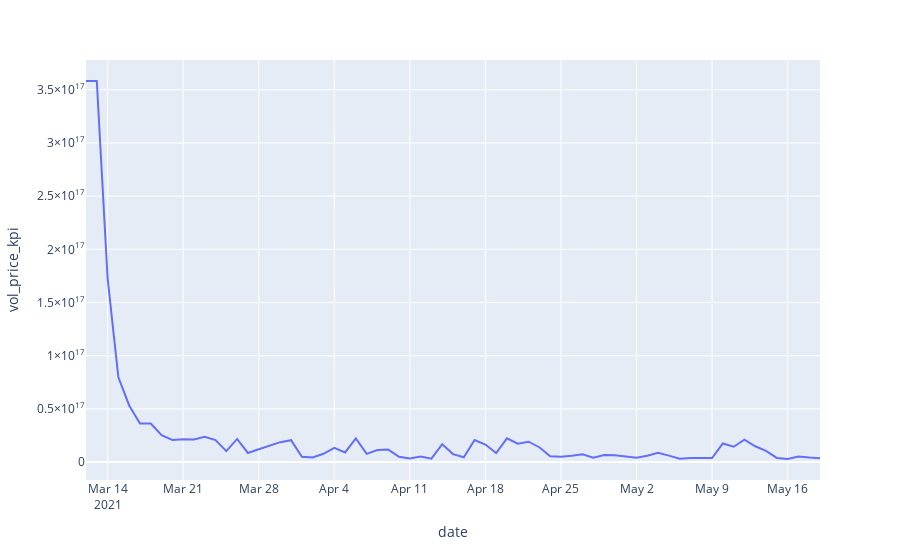

The cell this chart's notebook holds for it:
### Code cell
vol_price_kpi_fig = px.line(data, x='date', y='vol_price_kpi')
vol_price_kpi_fig.show()
